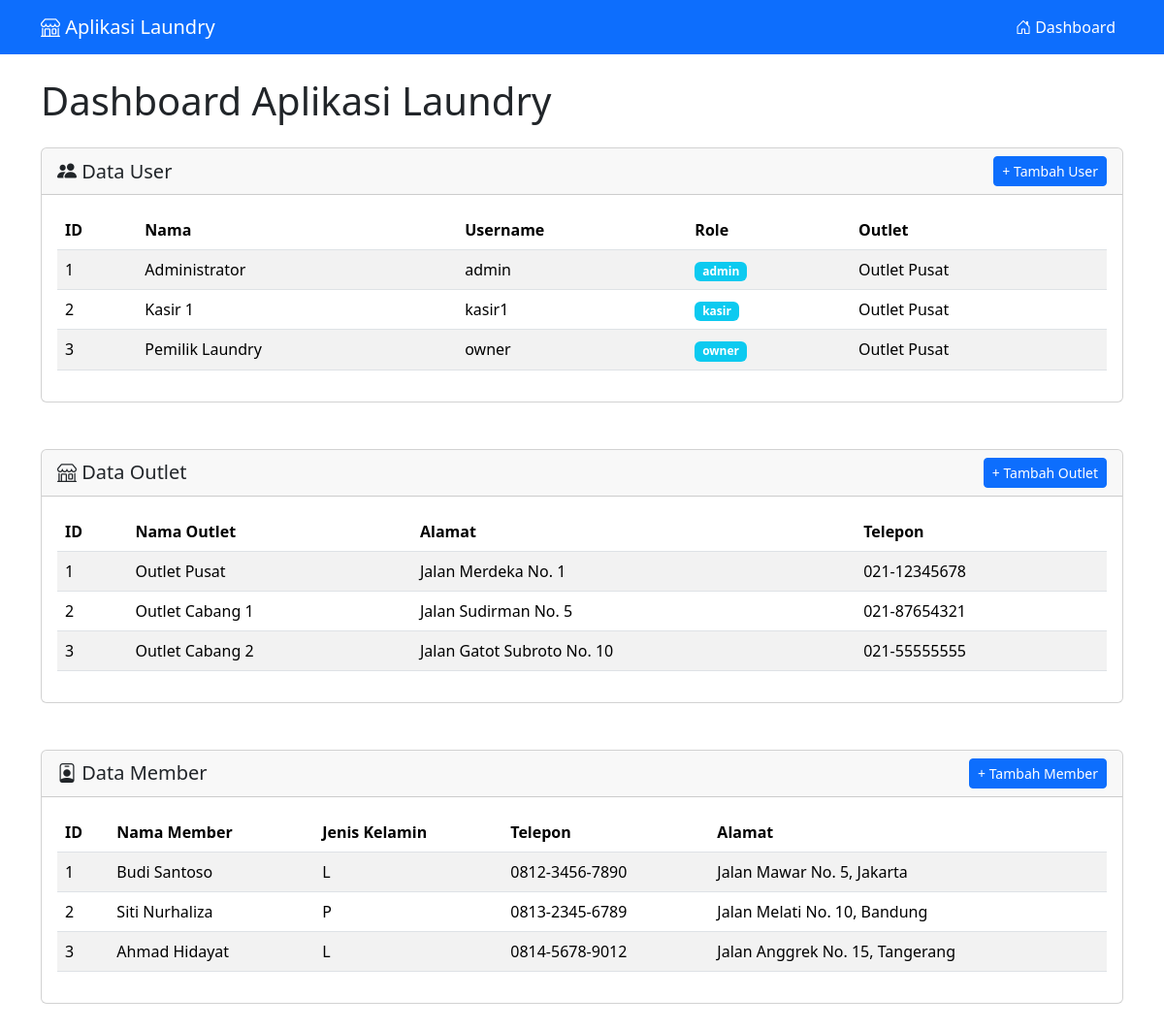
The page / on the database its author committed.
### tables this page shows
CREATE TABLE IF NOT EXISTS `user` (
  `id_user` int(11) NOT NULL AUTO_INCREMENT,
  `nama` varchar(100) NOT NULL,
  `username` varchar(30) NOT NULL,
  `password` text NOT NULL,
  `id_outlet` int(11) NULL,
  `role` enum('admin','kasir','owner') NOT NULL,
  PRIMARY KEY (`id_user`),
  FOREIGN KEY (`id_outlet`) REFERENCES `outlet` (`id_outlet`) ON DELETE SET NULL,
  UNIQUE KEY `username` (`username`)
);

CREATE TABLE IF NOT EXISTS `outlet` (
  `id_outlet` int(11) NOT NULL AUTO_INCREMENT,
  `nama` varchar(100) NOT NULL,
  `alamat` text NOT NULL,
  `tlp` varchar(15) NULL,
  PRIMARY KEY (`id_outlet`)
);

CREATE TABLE IF NOT EXISTS `member` (
  `id_member` int(11) NOT NULL AUTO_INCREMENT,
  `nama` varchar(100) NOT NULL,
  `alamat` text NOT NULL,
  `jenis_kelamin` enum('L','P') NOT NULL,
  `tlp` varchar(15) NULL,
  PRIMARY KEY (`id_member`)
);

### index.php (the view)
<?php
require_once 'config/database.php';
include 'includes/header.php';
$query_user = "SELECT user.*, outlet.nama AS nama_outlet FROM user LEFT JOIN outlet ON user.id_outlet = outlet.id_outlet";
$query_outlet = "SELECT * FROM outlet";
$query_member = "SELECT * FROM member";
$stmt_user = $pdo->query($query_user);
$stmt_outlet = $pdo->query($query_outlet);
$stmt_member = $pdo->query($query_member);
?>
<div class="row">
    <div class="col-12">
        <h1 class="mb-4">Dashboard Aplikasi Laundry</h1>
    </div>
</div>
<div class="row mb-5">
    <div class="col-12">
        <div class="card">
            <div class="card-header d-flex justify-content-between align-items-center">
                <h5 class="mb-0"><i class="bi bi-people-fill"></i> Data User</h5>
                <a href="pages/user.php" class="btn btn-primary btn-sm">+ Tambah User</a>
            </div>
            <div class="card-body">
                <div class="table-responsive">
                    <table class="table table-striped table-hover">
                        <thead>
                            <tr>
                                <th>ID</th>
                                <th>Nama</th>
                                <th>Username</th>
                                <th>Role</th>
                                <th>Outlet</th>
                            </tr>
                        </thead>
                        <tbody>
                            <?php while($row = $stmt_user->fetch(PDO::FETCH_ASSOC)): ?>
                            <tr>
                                <td><?= $row['id_user'] ?></td>
                                <td><?= htmlspecialchars($row['nama']) ?></td>
                                <td><?= htmlspecialchars($row['username']) ?></td>
                                <td><span class="badge bg-info"><?= htmlspecialchars($row['role']) ?></span></td>
                                <td><?= htmlspecialchars($row['nama_outlet'] ?? '-') ?></td>
                            </tr>
                            <?php endwhile; ?>
                        </tbody>
                    </table>
                </div>
            </div>
        </div>
    </div>
</div>
<div class="row mb-5">
    <div class="col-12">
        <div class="card">
            <div class="card-header d-flex justify-content-between align-items-center">
                <h5 class="mb-0"><i class="bi bi-shop"></i> Data Outlet</h5>
                <a href="pages/outlet.php" class="btn btn-primary btn-sm">+ Tambah Outlet</a>
            </div>
            <div class="card-body">
                <div class="table-responsive">
                    <table class="table table-striped table-hover">
                        <thead>
                            <tr>
                                <th>ID</th>
                                <th>Nama Outlet</th>
                                <th>Alamat</th>
                                <th>Telepon</th>
                            </tr>
                        </thead>
                        <tbody>
                            <?php while($row = $stmt_outlet->fetch(PDO::FETCH_ASSOC)): ?>
                            <tr>
                                <td><?= $row['id_outlet'] ?></td>
                                <td><?= htmlspecialchars($row['nama']) ?></td>
                                <td><?= htmlspecialchars($row['alamat']) ?></td>
                                <td><?= htmlspecialchars($row['tlp']) ?></td>
                            </tr>
                            <?php endwhile; ?>
                        </tbody>
                    </table>
                </div>
            </div>
        </div>
    </div>
</div>
<div class="row mb-5">
    <div class="col-12">
        <div class="card">
            <div class="card-header d-flex justify-content-between align-items-center">
                <h5 class="mb-0"><i class="bi bi-person-badge"></i> Data Member</h5>
                <a href="pages/member.php" class="btn btn-primary btn-sm">+ Tambah Member</a>
            </div>
            <div class="card-body">
                <div class="table-responsive">
                    <table class="table table-striped table-hover">
                        <thead>
                            <tr>
                                <th>ID</th>
                                <th>Nama Member</th>
                                <th>Jenis Kelamin</th>
                                <th>Telepon</th>
                                <th>Alamat</th>
                            </tr>
                        </thead>
                        <tbody>
                            <?php while($row = $stmt_member->fetch(PDO::FETCH_ASSOC)): ?>
                            <tr>
                                <td><?= $row['id_member'] ?></td>
                                <td><?= htmlspecialchars($row['nama']) ?></td>
                                <td><?= htmlspecialchars($row['jenis_kelamin']) ?></td>
                                <td><?= htmlspecialchars($row['tlp']) ?></td>
                                <td><?= htmlspecialchars($row['alamat']) ?></td>
                            </tr>
                            <?php endwhile; ?>
                        </tbody>
                    </table>
                </div>
            </div>
        </div>
    </div>
</div>
<?php include 'includes/footer.php'; ?>

### includes/header.php (shortened to what this page needs)
<!DOCTYPE html>
<html lang="id">
<head>
    <link href="https://cdn.jsdelivr.net/npm/bootstrap@5.3.2/dist/css/bootstrap.min.css" rel="stylesheet">
    <link rel="stylesheet" href="https://cdn.jsdelivr.net/npm/bootstrap-icons@1.11.1/font/bootstrap-icons.css">
</head>
<body>
    <nav class="navbar navbar-expand-lg navbar-dark bg-primary">
        <div class="container">
            <a class="navbar-brand" href="/Laundry/index.php">
                <i class="bi bi-shop"></i> Aplikasi Laundry
            </a>
            <div class="collapse navbar-collapse" id="navbarNav">
                <ul class="navbar-nav ms-auto">
                    <li class="nav-item">
                        <a class="nav-link active" href="/Laundry/index.php">
                            <i class="bi bi-house-door"></i> Dashboard
                        </a>
                    </li>
                </ul>
            </div>
        </div>
    </nav>
    <div class="container mt-4">

### includes/footer.php (shortened to what this page needs)
    </div>
</body>
</html>

### rows shown on the page
user: id_user "1", nama "Administrator", username "admin", role "admin", id_outlet.nama "Outlet Pusat"
user: id_user "2", nama "Kasir 1", username "kasir1", role "kasir", id_outlet.nama "Outlet Pusat"
user: id_user "3", nama "Pemilik Laundry", username "owner", role "owner", id_outlet.nama "Outlet Pusat"
outlet: id_outlet "1", nama "Outlet Pusat", alamat "Jalan Merdeka No. 1", tlp "021-12345678"
outlet: id_outlet "2", nama "Outlet Cabang 1", alamat "Jalan Sudirman No. 5", tlp "021-87654321"
outlet: id_outlet "3", nama "Outlet Cabang 2", alamat "Jalan Gatot Subroto No. 10", tlp "021-55555555"
member: id_member "1", nama "Budi Santoso", jenis_kelamin "L", tlp "0812-3456-7890", alamat "Jalan Mawar No. 5, Jakarta"
member: id_member "2", nama "Siti Nurhaliza", jenis_kelamin "P", tlp "0813-2345-6789", alamat "Jalan Melati No. 10, Bandung"
member: id_member "3", nama "Ahmad Hidayat", jenis_kelamin "L", tlp "0814-5678-9012", alamat "Jalan Anggrek No. 15, Tangerang"
